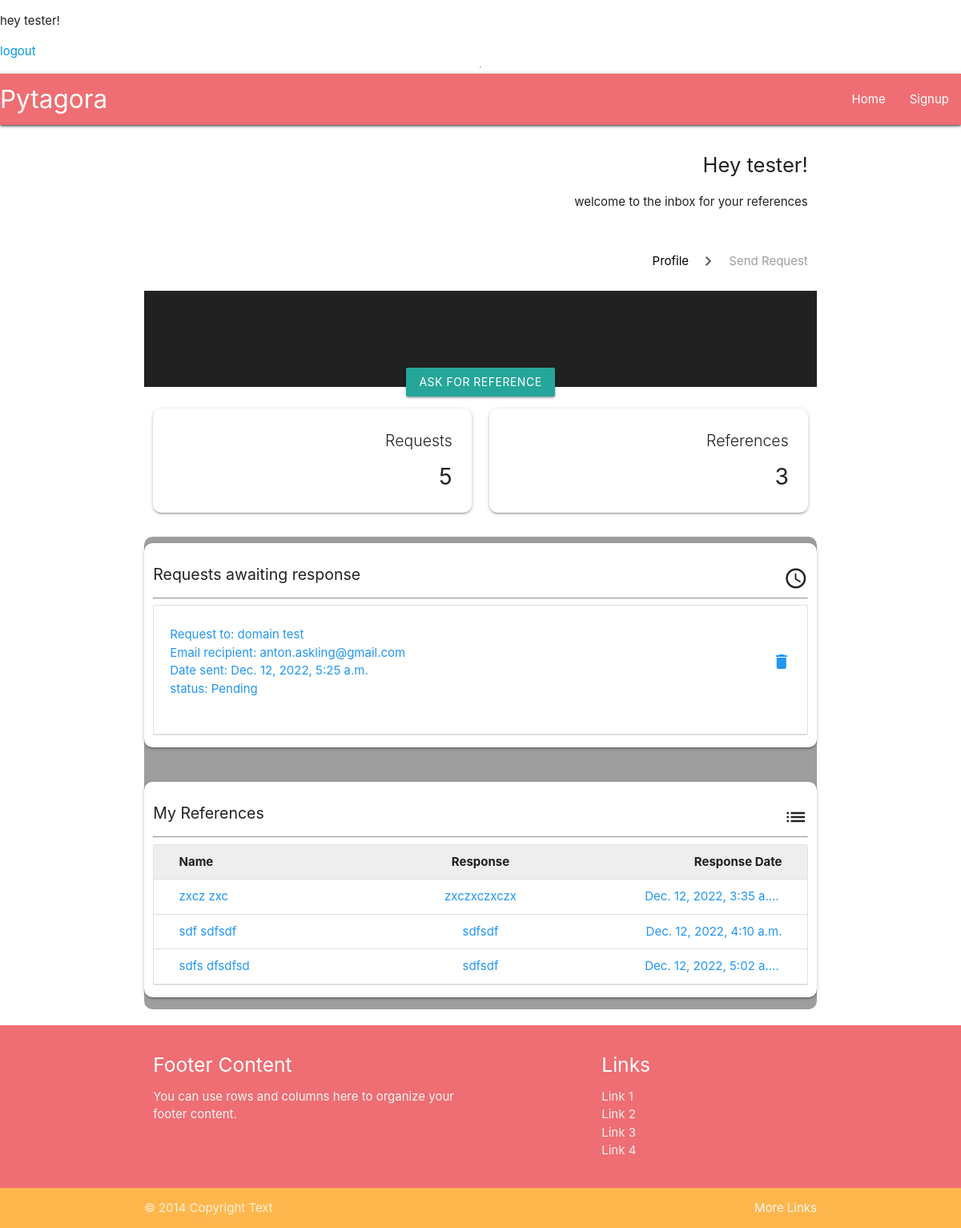
Screenshot of /profile/ (signed in) with the database file from the repository.
### core/models.py (models this page shows, shortened)
class User(PermissionsMixin, AbstractBaseUser):
    email = models.EmailField(_("email adress"), max_length=254, unique=True)
    first_name = models.CharField(_("first name"), max_length=50)
    last_name = models.CharField(_("last name"), max_length=50)
    date_joined = models.DateTimeField(_("date joined"), auto_now_add=True)
    last_login = models.DateTimeField(_("last login"), auto_now=True)
    is_active = models.BooleanField(_("active"), default=True)
    is_staff = models.BooleanField(_("staff"), default=True)
    is_recruiter = models.BooleanField(_("recruiter"), default=False)
    objects = UserManager()
    USERNAME_FIELD = "email"
    REQUIRED_FIELDS = []
    class Meta:
        verbose_name = _("user")
        verbose_name_plural = _("user")

### userprofile/models.py (models this page shows, shortened)
class RefRequest(models.Model):
    profile = models.ForeignKey(Profile, verbose_name=_("profile"), on_delete=models.CASCADE)
    company_name = models.CharField(_("company name"), max_length=100, null=True, blank=True)
    company_slug = models.SlugField(_("company_slug"), null=True, blank=True, unique=False, max_length=150)
    date_from = models.DateField( verbose_name=_("date from"))
    date_to = models.DateField(verbose_name=_("date to"))
    to_email = models.EmailField(_("to email"), max_length=254, null=True, blank=True)
    UNINITIATED = "UNIN"
    PENDING = "PEND"
    COMPLETE = "COMP"
    STATUS_CHOICES = [
        (UNINITIATED, "Uninitiated"),
        (PENDING, "Pending"),
        (COMPLETE, "Complete"),
    ]
    status = models.CharField(_("status"), max_length=4, choices=STATUS_CHOICES, default=UNINITIATED,)
    time_sent = models.DateTimeField(_("time_sent"), auto_now_add=True, null=True)
    class Meta:
        verbose_name = "Reference request"
        verbose_name_plural = "Reference requests"

class RefResponse(models.Model):
    ref_request = models.OneToOneField(RefRequest, verbose_name=_("request to"), on_delete=models.CASCADE)
    profile = models.ForeignKey(Profile, verbose_name=_("profile"), on_delete=models.CASCADE, null=True, blank=True)
    first_name = models.CharField(_("first_name"), max_length=50, null=True, blank=True)
    last_name = models.CharField(_("last name"), max_length=50, null=True, blank=True)
    company_name = models.CharField(_("company name"), max_length=50, null=True, blank=True)
    title = models.CharField(_("title"), max_length=50)
    BOSS = "BOSS"
    COLLEAGUE = "COLL"
    CONSULTANT = "CONS"
    OTHER = "OTH"
    RELATION_CHOICES = [
        (BOSS, "I was a manager"),
        (COLLEAGUE, " I was a colleague"),
        (CONSULTANT, "he/she was temporary consultant"),
        (OTHER, "Other")
    ]
    relation = models.CharField(_("relation to referee"), choices=RELATION_CHOICES, default=BOSS, max_length=4)
    other_relation = models.CharField(_('if "Other", please specify'), max_length=80, null=True, blank=True)
    main_tasks = models.TextField(_("describe main tasks"))
    elaborate = models.TextField(_("elaborate"))
    extra = models.TextField(_("extra"), null=True, blank=True)
    email = models.EmailField(_("your email"), max_length=254)
    referee_first_name = models.CharField(_("referee first name"), max_length=50)
    referee_last_name = models.CharField(_("referee last name"), max_length=50)
    completed = models.BooleanField(_("is completed"), default=False)
    time_added = models.DateTimeField(_("time added"), auto_now=True)
    def get_full_name(self):
        return f"{self.first_name} {self.last_name}"
    class Meta:
        verbose_name = "Reference response"
        verbose_name_plural = "Reference responses"
        ordering = ["ref_request"]

### userprofile/views.py (the view)
# urls.py: path("profile/", TestProfileView.as_view(), name="test_profile"),
class TestProfileView(LoginRequiredMixin, ListView):
    model = Profile
    context_object_name = "profile"
    template_name="userprofile/test_profile.html"
    def get_context_data(self, **kwargs):
        context = super().get_context_data(**kwargs)
        context["profile"] = context["profile"].filter(user=self.request.user)
        context["requests"] = context["profile"][0].refrequest_set.all()
        context["count_requests"] = context["requests"].count()
        print(context["requests"].count())
        context["comp_responses"] = context["profile"][0].refresponse_set.all(
        ).filter(ref_request__status="COMP")
        context["count_responses"] = context["comp_responses"].count()
        context["current_datetime"] = datetime.now().strftime("%Y-%m-%d %H:%M")
        return context

### userprofile/templates/userprofile/test_profile.html (shortened to what this page needs)
{% extends "base.html" %}
{% load static %}
{% block content %}
    <div class="container center lighten-3">
        <section class="profile-section">
            <div class="heading-row row row-margin-delete">
                <div class="heading-box right-align col s12">
                    <h2 class="hm ">Hey {{ user.first_name }}!</h2>
                    <p>welcome to the inbox for your references</p>
                </div>
            </div>
            <div class="crumbs-row row">
                <nav class="crumbs-box col s10 m6 right transparent z-depth-0">
                    <div class="nav-wrapper right ">
                          <a  href="#!" class="breadcrumb black-text">Profile</a>
                          <a  href="{% url 'send_request' %}" class="breadcrumb grey-text">Send Request</a>
                    </div>
                </nav>
            </div>
            <div class="req-reference-row row">
                <div class="col s12 profilesque-image grey darken-4">
                    <a class="btn" id="req-reference" href="{% url 'send_request' %}">Ask For Reference</a>
                </div>
            </div>
            <div class="counter-row row row-margin-delete">
                <div class="col s6 counter-box">
                    <div class="card right-align rounded">
                        <div class="card-content">
                            <span class="hs card-title"> Requests </span>
                            <span class="xl3">{{ count_requests }}</span>
                        </div>
                    </div>
                </div>
                <div class=" col s6 counter-box">
                    <div class="card right-align rounded">
                        <div class="card-content">
                            <span class="hs card-title"> References </span>
                            <span class="xl3">{{ count_responses }}</span>
                        </div>
                    </div>
                </div>
            </div>
        </section>
        <section class="grey rounded">
            <div class="row">
                <div class="col s12 card-panel rounded left-align">
                    <h3 class="hs">Requests awaiting response <i class="material-icons small right">access_time</i></h3>
                    <hr/>
                    <div class="collection">
                        {% for request in requests %}
                            {% if request.status == "PEND" %}
                            <a data-target="{{ request.id }}" class="modal-trigger  collection-item " href="">
                                <div class="row valign-wrapper">
                                    <div class="col s9 content truncate">
                                        <p class="truncate blue-text">
                                            Request to: {{ request.company_name }}<br />
                                            Email recipient: {{ request.to_email }}<br />
                                            Date sent: {{ request.time_sent }} <br />
                                            status: {{ request.get_status_display }}
                                        </p>
                                    </div>
                                    <div class="col s3">
                                        <i class="right material-icons blue-text">delete</i>
                                    </div>
                                </div>
                            </a>
                            {% endif %}
                        {% endfor %}
                    </div>
            </div>
            </div>
            <div class="row">
                <div class="col s12 card-panel rounded left-align">
                    <h3 class="hs">My References <i class="material-icons small right">list</i></h3>
                    <hr/>
                    <div class="collection">
                        <div class="row collection-item reference-collection grey lighten-3">
                            <div class="col s3 truncate left-align bold">Name</div>
                                    <div class="col s6 truncate center-align bold">Response</div>
                                    <div class="col s3 truncate right-align bold">Response Date</div>
                        </div>
                        {% for response in comp_responses %}
                        <a data-target="{{ response.id }}"  class="modal-trigger row collection-item reference-collection blue-text" href="">
                                <div class="col s3 truncate left-align"> {{ response.get_full_name }}</div>
                                <div class="col s6 truncate center-align">{{ response.elaborate }}</div>
                                <div class="col s3 truncate right-align">{{ response.time_added }}</div>
                        </a>
                       {% endfor %}
                    </div>
                    </div>
                </div>
            </div>
{% endblock content %}

### userprofile/templates/base.html (shortened to what this page needs)
{% load static %}
<!DOCTYPE html>
<html lang="en">
    <head>
        <link type="text/css"
              rel="stylesheet"
              href="{% static 'materialize/css/materialize.min.css' %}"
              media="screen,projection"/>
        <link rel="stylesheet" href="{% static 'base/css/style.css' %}"/>
    </head>
    <body>
        {% if user.is_authenticated %}
        <p>hey {{ user.first_name }}!</p>
        <a href="{% url 'logout' %}">logout</a>
        {% else %}
        <a href="{% url 'login' %}"> login</a>
        {% endif %}
        <hr />
        <header>
            <nav>
                <div class="nav-wrapper z-depth-1">
                    <a href="{% url 'home' %}" class="brand-logo">Pytagora</a>
                    <ul class="right hide-on-med-and-down">
                        <li>
                            <a href="{% url 'home' %}">Home</a>
                        </li>
                        <li>
                            <a href="{% url 'signup' %}">Signup</a>
                        </li>
                    </ul>
                </div>
            </nav>
        </header>
       <main>
        {% block content %}
        {% endblock content %}
       </main>
        <footer class="page-footer pytagora-orange" >
            <div class="container">
                <div class="row">
                    <div class="col l6 s12">
                        <h5 class="white-text">Footer Content</h5>
                        <p class="grey-text text-lighten-4">You can use rows and columns here to organize your footer content.</p>
                    </div>
                    <div class="col l4 offset-l2 s12">
                        <h5 class="white-text">Links</h5>
                        <ul>
                            <li>
                                <a class="grey-text text-lighten-3" href="#!">Link 1</a>
                            </li>
                            <li>
                                <a class="grey-text text-lighten-3" href="#!">Link 2</a>
                            </li>
                            <li>
                                <a class="grey-text text-lighten-3" href="#!">Link 3</a>
                            </li>
                            <li>
                                <a class="grey-text text-lighten-3" href="#!">Link 4</a>
                            </li>
                        </ul>
                    </div>
                </div>
            </div>
            <div class="footer-copyright orange lighten-2">
                <div class="container">
                    © 2014 Copyright Text
                    <a class="grey-text text-lighten-4 right" href="#!">More Links</a>
                </div>
            </div>
        </footer>
    </body>
</html>

### staticfiles/base/css/style.css (style rules this page uses)
body { display: flex; min-height: 100vh; flex-direction: column; }
main { flex: 1 0 auto; }
header { z-index: 3; }
.bold { font-weight: bold; }
.collection { overflow: visible; }
.rounded { border-radius: .7rem; }
.breadcrumb { font-size: 1rem !important; }
.breadcrumb:before { content: '\E5CC'; color: rgba(17, 17, 17, 0.7); vertical-align: bottom; display: inline-block; font-family: 'Material Icons'; font-weight: normal; font-style: normal; font-size: 2vw; margin: 0 14px 0 8px; -webkit-font-smoothing: antialiased; }
.row-margin-delete { margin-bottom: 1em !important; }
.hm { font-size: 1.7rem !important; }
.hs { font-size: 1.3rem !important; }
.xl3 { font-size: 1.875rem!important; }
.crumbs-row { margin-bottom: 5px; }
.profilesque-image { height:15vh; padding: 0 !important; }
#req-reference { position: relative !important; top: 12vh; z-index: 2; }
.reference-collection { margin-left: 0rem !important; margin-right: 0rem !important; }

### rows the page displays
User: first_name "tester"
RefRequest: company_name "domain test", to_email "anton.askling@gmail.com", time_sent "Dec. 12, 2022, 5:25 a.m.", status "Pending"
RefResponse: get_full_name "zxcz zxc", elaborate "zxczxczxczx", time_added "Dec. 12, 2022, 3:35 a.m."
RefResponse: get_full_name "sdf sdfsdf", elaborate "sdfsdf", time_added "Dec. 12, 2022, 4:10 a.m."
RefResponse: get_full_name "sdfs dfsdfsd", elaborate "sdfsdf", time_added "Dec. 12, 2022, 5:02 a.m."

### other values shown
{{ count_requests }} "5"
{{ count_responses }} "3"
